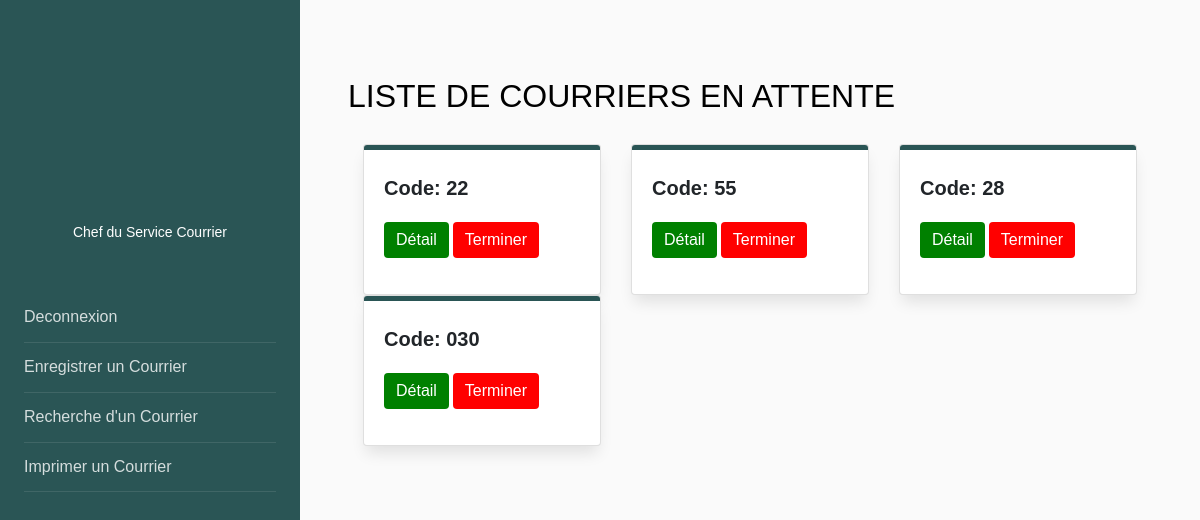
Page /courrier_attente/ on the earlier database version.
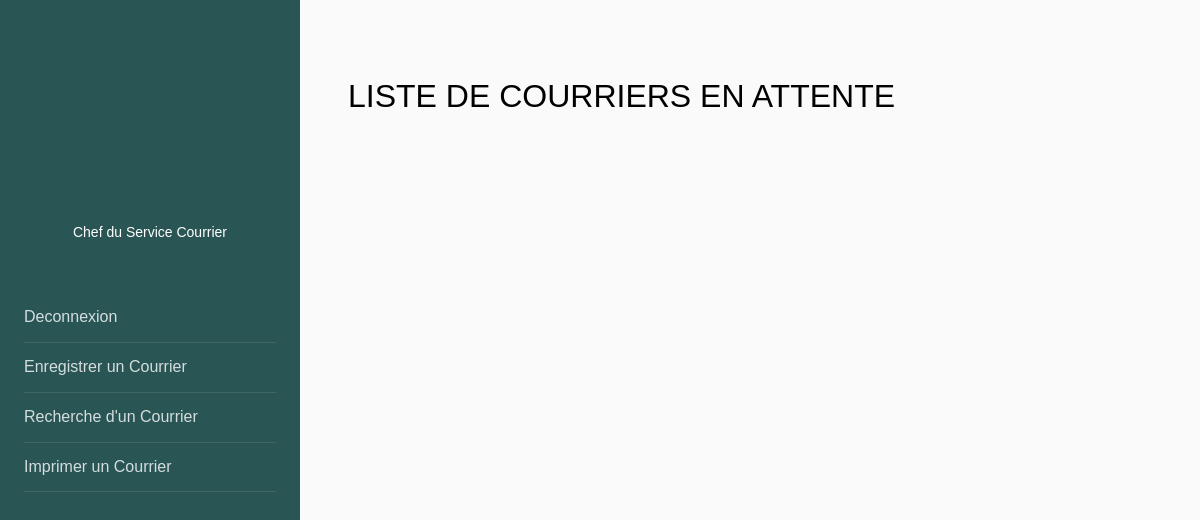
Same page on the later database version.
### senat/models.py (models this page shows, shortened)
class Courrier(models.Model):
    transmetteur = models.CharField(max_length=150, choices=EMETTEUR)
    recepteur = models.CharField(max_length=100, choices=RECEPTEUR)
    types = models.CharField(max_length=100, choices=TYPES_COURRIERS)
    structure = models.CharField(max_length=100, choices=STRUCTURE, null=True, blank=True)
    code = models.CharField(max_length=100, null=False, blank=False)
    annee = models.CharField(max_length=100, null=True, blank=True)
    date = models.DateField(blank=True, null=True)
    objet = models.CharField(max_length=10000, null=False, blank=False)
    service_traitement = models.CharField(max_length=150, choices=SERVICE_TRAITEMENT)
    mention = models.CharField(max_length=100, choices=MENTION, null=True, blank=True)
    is_active = models.BooleanField(default=True)
    created_at = models.DateTimeField(auto_now_add=True)
    class Meta:
        db_table = "courrier"

### senat/views.py (the view)
# urls.py: path('courrier_attente/', views.courrier_attente, name='courrier_attente'),
def courrier_attente(request):
    courrier = Courrier.objects.filter(mention="ETUDE ET COMPTE RENDU", is_active=True)
    return render(request, 'courrier_attente.html', {"courrier": courrier})

### senat/templates/courrier_attente.html (shortened to what this page needs)
{% load static %}
{% load crispy_forms_tags %}
<!DOCTYPE html>
<html>
<head>
<link rel="stylesheet" href="https://stackpath.bootstrapcdn.com/font-awesome/4.7.0/css/font-awesome.min.css">
<link rel="stylesheet" href="https://stackpath.bootstrapcdn.com/bootstrap/4.3.1/css/bootstrap.min.css">
</head>
<body>
<div class="wrapper d-flex align-items-stretch">
    <nav id="sidebar">
        <div class="p-4 pt-5">
            <a href="#" class="img logo rounded-circle mb-3" style="background-image: url(http://frontendfreecode.com/img/user.jpg);"></a>
            <p class="text-center"> <br> Chef du Service Courrier</p>
            <ul class="list-unstyled components mb-5 mt-5">
                <li>
                    <a href="{% url 'account:index' %}">Deconnexion</a>
                </li>
                <li>
                    <a href="{% url 'senat:chef_service' %}">Enregistrer un Courrier</a>
                </li>
                <li>
                    <a href="{% url 'senat:search_chef' %}">Recherche d'un Courrier </a>
                </li>
                <li>
                    <a href="{% url 'senat:list_courrier' %}">Imprimer un Courrier </a>
                </li>
            </ul>
        </div>
    </nav>
    <div id="content" class="p-4 p-md-5 ">
        <h2 class="mb-4 mt-4">LISTE DE COURRIERS EN ATTENTE</h2>
            <div class="container">
                <div class="row">
                    {% for courriers in courrier %}
                    <div class="col-12 col-sm-6 col-lg-4">
                            <div class="card" style="border-color:; box-shadow: 0px 10px 15px -3px rgba(0,0,0,0.1);">
                                <div class="card-body" style="border-top: 5px solid #2a5555; border-radius: 3px">
                                    <p style="font-size: 20px; font-weight: bold;">
                                        Code: {{ courriers.code }}
                                    <p>
                                    <a style="color: black" href=" {% url 'senat:courrier_attente_detail' courriers.id %} ">
                                        <button type="button" class="btn btn-primary" style="background-color: green; border: none">Détail</button>
                                    </a>
                                    <button type="button" class="btn btn-primary" style="background-color: red; border: none" data-toggle="modal" data-target="#exampleModal">Terminer</button>
                                </div>
                            </div>
                    </div>
                    {% endfor %}
                </div>
            </div>
    </div>
</div>
</body>
</html>

Differences in the rows shown:
no longer on this page (row edited): Courrier: code "22"
removed Courrier: code "55"
removed Courrier: code "28"
removed Courrier: code "030"
